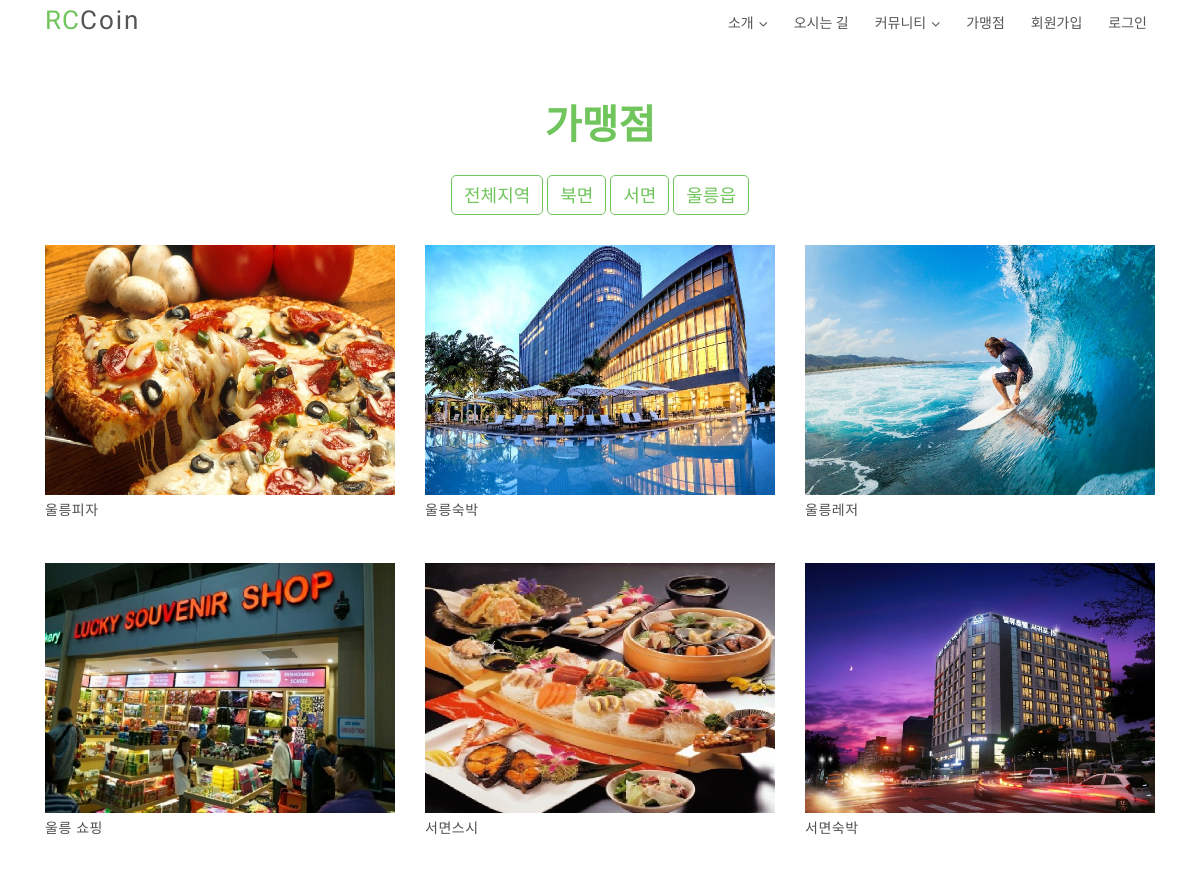
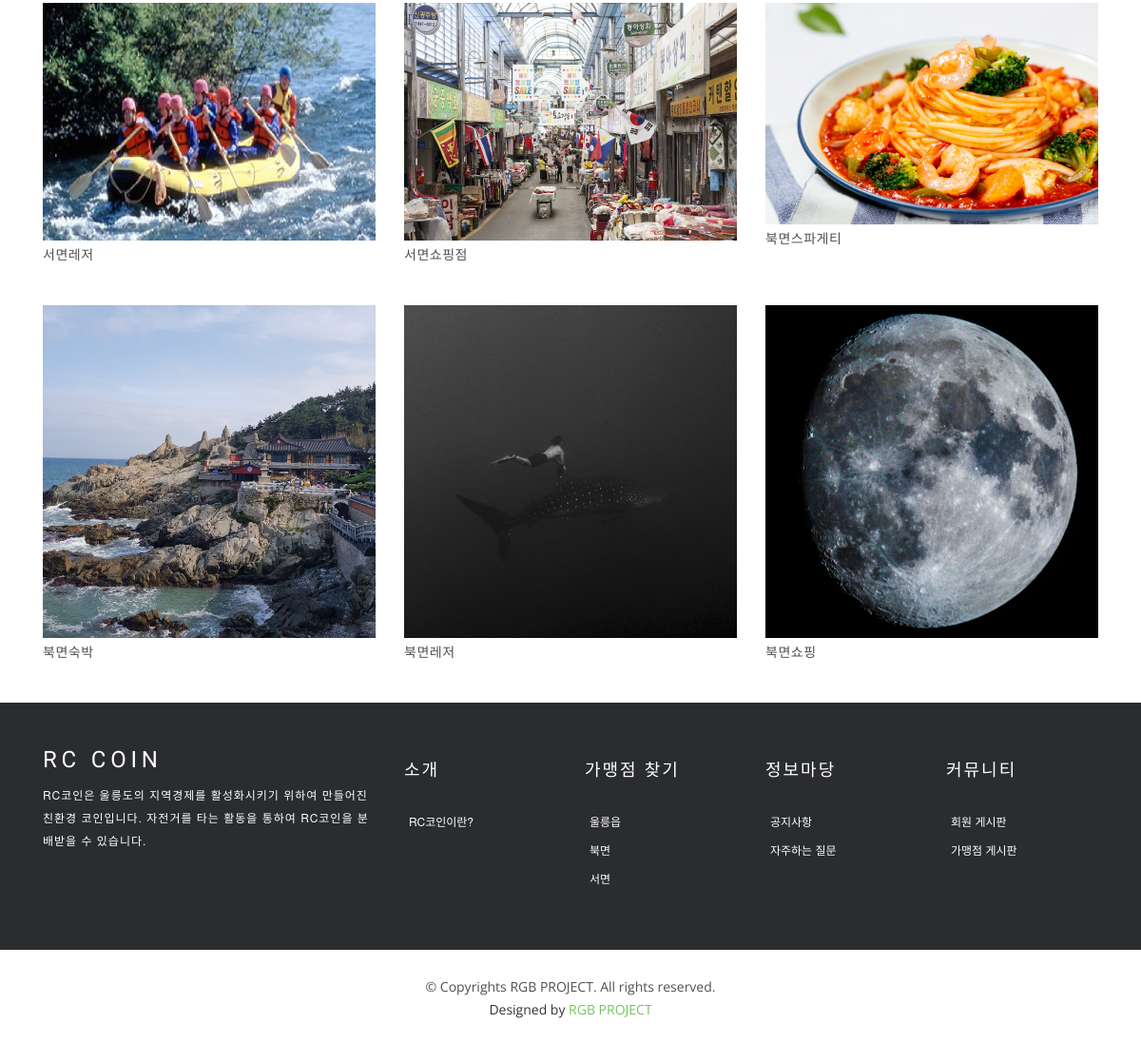
Screenshot of /store/store_list/ with the database file from the repository (2 pictures, top to bottom).
### store/models.py (models this page shows, shortened)
class Photo(models.Model):
    store = models.ForeignKey('Store', on_delete=models.CASCADE)
    image = ThumbnailImageField(upload_to=upload_path_handler, null=True)
    upload_date = models.DateTimeField(auto_now_add=True)
    location = models.ForeignKey(Location, null=True, on_delete=models.CASCADE)
    class Meta:
        ordering = ['store']

@python_2_unicode_compatible
class Store(models.Model):
    name = models.CharField(max_length=100, null=True)
    corporate_number = models.CharField(max_length=12, null=True)
    representative = models.ForeignKey(User, null=True, on_delete=models.CASCADE)
    category = models.ForeignKey(Category, null=True, on_delete=models.CASCADE)
    location = models.ForeignKey(Location, null=True, on_delete=models.CASCADE)
    address = models.CharField(max_length=100, null=True)
    phone_number = models.CharField(max_length=15, null=True)
    url = models.CharField(max_length=100, null=True)
    opening_hour = models.CharField(max_length=2, null=True)
    opening_minute = models.CharField(max_length=2, null=True)
    closing_hour = models.CharField(max_length=2, null=True)
    closing_minute = models.CharField(max_length=2, null=True)
    description = models.TextField(blank=True)
    registered_date = models.DateTimeField(auto_now_add=True, null=True)
    modified_date = models.DateTimeField(auto_now=True)
    status = models.CharField(max_length=1, null=True)
    def __str__(self):
        return self.name

### store/views.py (the view)
# urls.py: path('store_list/', StorePV.as_view(), name='store_list'),
class StorePV(ListView):
    paginate_by = 12
    context_object_name = 'photos'
    model = Photo
    template_name = 'store_list.html'

### store/fields.py (called while the page is built)
def _add_thumb(s):
    parts = s.split(".")
    parts.insert(-1, "thumb")
    if parts[-1].lower() not in ['jpeg','jpg']:
        parts[-1]='jpg'
    return ".".join(parts)

    def _get_thumb_url(self):
        return _add_thumb(self.url)

### store/models.py (called while the page is built)
    def __str__(self):
        return self.loc

### store/templates/store_list.html (shortened to what this page needs)
{% extends 'index_base.html' %}
{% load staticfiles %}
{% block head %}
<link href="//maxcdn.bootstrapcdn.com/bootstrap/3.3.0/css/bootstrap.min.css" rel="stylesheet" id="bootstrap-css">
{% endblock head %}
{% block content %}
<section class="content">
    <div class="container">
        <div class="row">
            <div class="col-lg-12 col-md-12 col-sm-12 col-xs-12">
                <h2 class="gallery-title"><b>가맹점</b></h2>
            </div>
            <div class="col-lg-12 col-md-12 col-sm-12 col-xs-12" align="center">
                <button class="btn btn-default filter-button" data-filter="all">전체지역</button>
                <button class="btn btn-default filter-button" data-filter="북면">북면</button>
                <button class="btn btn-default filter-button" data-filter="서면">서면</button>
                <button class="btn btn-default filter-button" data-filter="울릉읍">울릉읍</button>
            </div>
            {% for photo in photos %}
            <div class="gallery_product col-lg-4 col-md-4 col-sm-4 col-xs-6 filter {{ photo.location }}">
                <img src="{{ photo.image.url }}" class="img-responsive">
                <p>{{ photo.store }}</p>
            </div>
            {% endfor %}
        </div>
    </div>
</section>
{% endblock %}

### static/css/style.css (style rules this page uses)
body { background-color: #fff; color: #333; }
h1, h2, h3, h4, h5, h6 { margin: 0; }
h2 { color: #000; font-weight: 600; }
p { color: #505050; font-size: 14px; font-weight: 300; letter-spacing: 0.5px; line-height: 2; margin-bottom: 20px; }
.btn { border: 1px solid #fff; border-radius: 50px; color: #fff; font-size: 11px; font-weight: 600; padding: 15px 40px; text-transform: uppercase; -moz-transition: all 0.5s ease-in-out 0s; -ms-transition: all 0.5s ease-in-out 0s; -o-transition: all 0.5s ease-in-out 0s; -webkit-transition: all 0.5s ease-in-out 0s; transition: all 0.5s ease-in-out 0s; }

### store/templates/store_list.html (style rules this page uses)
.gallery-title { font-size: 40px; color: #71c55d; text-align: center; font-weight: 500; margin-top: 100px; margin-bottom: 30px; }
.gallery-title:after { content: ""; width: 7.5%; left: 46.5%; height: 45px; border-bottom: 1px solid #5e5e5e; }
.filter-button { font-size: 18px; border: 1px solid #71c55d; border-radius: 5px; text-align: center; color: #71c55d; margin-bottom: 30px; }
.gallery_product { margin-bottom: 30px; }

### rows the page displays
Photo: image (picture), store "울릉피자"
Photo: image (picture), store "울릉숙박"
Photo: image (picture), store "울릉레저"
Photo: image (picture), store "울릉 쇼핑"
Photo: image (picture), store "서면스시"
Photo: image (picture), store "서면숙박"
Photo: image (picture), store "서면레저"
Photo: image (picture), store "서면쇼핑점"
Photo: image (picture), store "북면스파게티"
Photo: image (picture), store "북면숙박"
Photo: image (picture), store "북면레저"
Photo: image (picture), store "북면쇼핑"
